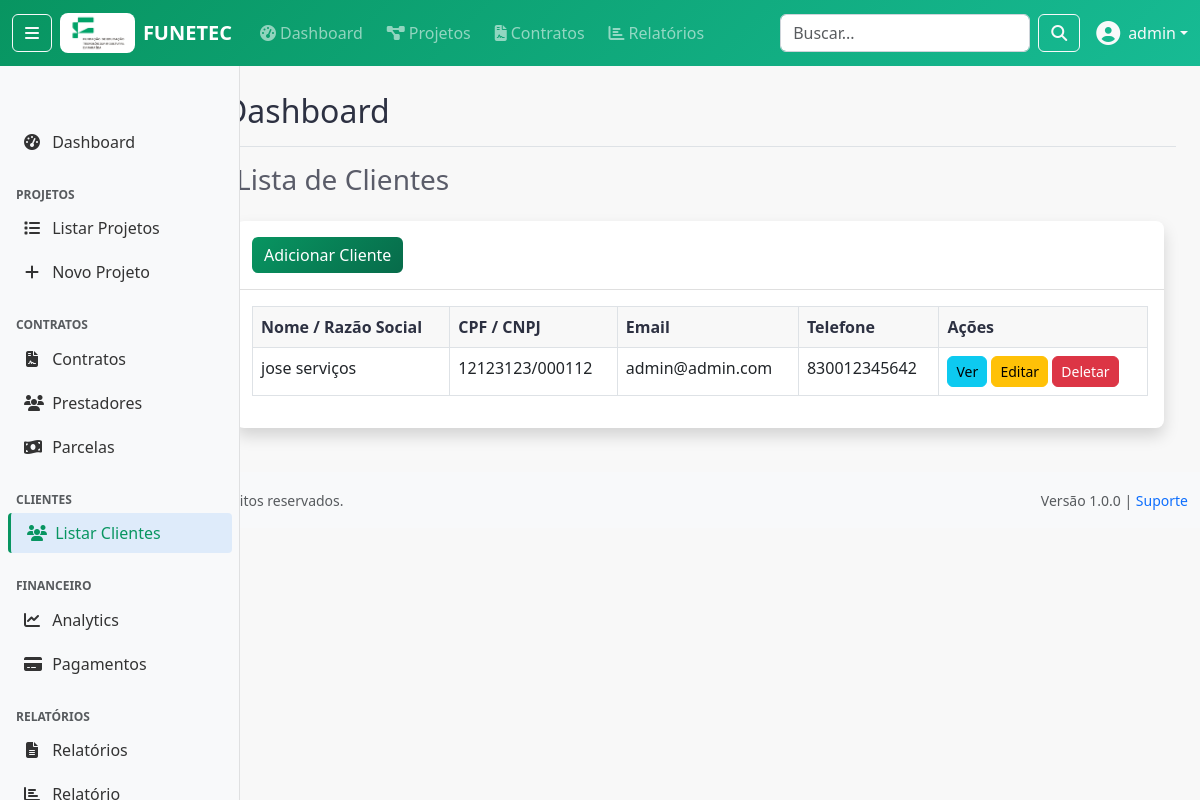
Page /clientes/ (signed in) on the committed database.
### apps/accounts/models/user.py (models this page shows, shortened)
class User(AbstractUser):
    ROLE_CHOICES = [
        ('admin', 'Administrador'),
        ('ti', 'TI'),
        ('fiscal', 'Fiscal'),
        ('financeiro', 'Financeiro'),
        ('analista', 'Analista'),
        ('cliente', 'Cliente'),
    ]
    DEPARTMENT_CHOICES = [
        ('administrativo', 'Administrativo'),
        ('financeiro', 'Financeiro'),
        ('ti', 'Tecnologia da Informação'),
        ('fiscal', 'Fiscal'),
        ('operacional', 'Operacional'),
        ('diretoria', 'Diretoria'),
    ]
    cpf = models.CharField(
        'CPF', max_length=14, unique=True, null=True, blank=True,
        validators=[RegexValidator(
            regex=r'^\d{3}\.\d{3}\.\d{3}-\d{2}$|^\d{11}$',
            message='CPF deve estar no formato XXX.XXX.XXX-XX ou apenas números'
        )]
    )
    telefone = models.CharField('Telefone', max_length=20, blank=True)
    role = models.CharField('Função', max_length=20, choices=ROLE_CHOICES, default='analista')
    department = models.CharField('Departamento', max_length=30, choices=DEPARTMENT_CHOICES, blank=True)
    is_cliente_externo = models.BooleanField('Cliente Externo', default=False, help_text='Indica se é um cliente externo da FUNETEC')
    last_activity = models.DateTimeField('Última Atividade', null=True, blank=True)
    class Meta:
        verbose_name = 'Usuário'
        verbose_name_plural = 'Usuários'
        ordering = ['-date_joined']
        permissions = [
            ('can_manage_users', 'Pode gerenciar usuários'),
            ('can_view_financial_data', 'Pode ver dados financeiros'),
            ('can_manage_contracts', 'Pode gerenciar contratos'),
            ('can_manage_projects', 'Pode gerenciar projetos'),
            ('can_generate_reports', 'Pode gerar relatórios'),
        ]
    def __str__(self):
        return self.get_full_name() or self.username
    def is_admin(self):
        return self.role == 'admin' or self.is_superuser
    def is_cliente(self):
        return self.role == 'cliente' or self.is_cliente_externo
    def can_manage_projects(self):
        return self.is_admin() or self.has_perm('accounts.can_manage_projects')
    def can_view_financial_data(self):
        return self.role in ['admin', 'financeiro', 'fiscal'] or self.has_perm('accounts.can_view_financial_data')
    def can_manage_contracts(self):
        return self.role in ['admin', 'financeiro'] or self.has_perm('accounts.can_manage_contracts')
    def can_generate_reports(self):
        return not self.is_cliente() or self.has_perm('accounts.can_generate_reports')
    def can_manage_users(self):
        """Verificar se pode gerenciar usuários"""
        return self.is_admin() or self.has_perm('accounts.can_manage_users')

### apps/clientes/models.py (models this page shows)
class Cliente(BaseModel):
    TIPO_PESSOA_CHOICES = (
        ('F', 'Física'),
        ('J', 'Jurídica'),
    )
    tipo_pessoa = models.CharField(max_length=1, choices=TIPO_PESSOA_CHOICES)
    nome = models.CharField(max_length=255, help_text="Nome completo para Pessoa Física.")
    razao_social = models.CharField(max_length=255, blank=True, null=True, help_text="Razão Social para Pessoa Jurídica.")
    cpf = models.CharField(max_length=14, unique=True, blank=True, null=True)
    cnpj = models.CharField(max_length=18, unique=True, blank=True, null=True)
    email = models.EmailField(unique=True)
    telefone = models.CharField(max_length=20, blank=True, null=True)
    def __str__(self):
        return self.nome if self.tipo_pessoa == 'F' else self.razao_social

### apps/clientes/views.py (the view)
# urls.py: path('', ClienteListView.as_view(), name='cliente-list'),
class ClienteListView(LoginRequiredMixin, ListView):
    model = Cliente
    template_name = 'clientes/cliente_list.html'
    context_object_name = 'clientes'

### templates/clientes/cliente_list.html (shortened to what this page needs)
{% extends 'base/base.html' %}
{% block content %}
<div class="container-fluid">
    <h1 class="h3 mb-4 text-gray-800">Lista de Clientes</h1>
    <div class="card shadow mb-4">
        <div class="card-header py-3">
            <a href="{% url 'clientes:cliente-create' %}" class="btn btn-primary">Adicionar Cliente</a>
        </div>
        <div class="card-body">
            <div class="table-responsive">
                <table class="table table-bordered" id="dataTable" width="100%" cellspacing="0">
                    <thead>
                        <tr>
                            <th>Nome / Razão Social</th>
                            <th>CPF / CNPJ</th>
                            <th>Email</th>
                            <th>Telefone</th>
                            <th>Ações</th>
                        </tr>
                    </thead>
                    <tbody>
                        {% for cliente in clientes %}
                        <tr>
                            <td>{{ cliente }}</td>
                            <td>{{ cliente.cpf|default:cliente.cnpj }}</td>
                            <td>{{ cliente.email }}</td>
                            <td>{{ cliente.telefone }}</td>
                            <td>
                                <a href="{% url 'clientes:cliente-detail' cliente.pk %}" class="btn btn-info btn-sm">Ver</a>
                                <a href="{% url 'clientes:cliente-update' cliente.pk %}" class="btn btn-warning btn-sm">Editar</a>
                                <a href="{% url 'clientes:cliente-delete' cliente.pk %}" class="btn btn-danger btn-sm">Deletar</a>
                            </td>
                        </tr>
                        {% endfor %}
                    </tbody>
                </table>
            </div>
        </div>
    </div>
</div>
{% endblock %}

### templates/base/navbar.html (shortened to what this page needs)
{% load static %}
<nav class="navbar navbar-expand-md navbar-dark fixed-top" style="background: linear-gradient(135deg, #089561 0%, #17BB94 100%);">
    <div class="container-fluid">
        {% if user.is_authenticated %}
            <button class="btn btn-outline-light me-2" type="button" id="sidebarToggle" title="Recolher/Expandir Menu"
                    aria-label="Toggle sidebar" aria-pressed="false">
                <i class="fas fa-bars"></i>
            </button>
        {% endif %}
        <a class="navbar-brand d-flex align-items-center" href="{% url 'dashboard:index' %}">
            <img src="{% static 'img/logo_funetec.jpg' %}" alt="FUNETEC" height="40" class="me-2" style="border-radius: 8px;">
            FUNETEC
        </a>
        <div class="collapse navbar-collapse" id="navbarNav">
            {% if user.is_authenticated %}
                <ul class="navbar-nav me-auto">
                    <li class="nav-item">
                        <a class="nav-link" href="{% url 'dashboard:index' %}">
                            <i class="fas fa-tachometer-alt me-1"></i>Dashboard
                        </a>
                    </li>
                    {% if user.can_manage_projects %}
                        <li class="nav-item">
                            <a class="nav-link" href="{% url 'projetos:projeto_list' %}">
                                <i class="fas fa-project-diagram me-1"></i>Projetos
                            </a>
                        </li>
                    {% endif %}
                    {% if user.can_manage_contracts %}
                        <li class="nav-item">
                            <a class="nav-link" href="{% url 'contratos:contrato_list' %}">
                                <i class="fas fa-file-contract me-1"></i>Contratos
                            </a>
                        </li>
                    {% endif %}
                    {% if user.can_view_financial_data %}
                        <li class="nav-item">
                            <a class="nav-link" href="{% url 'relatorios:relatorio_list' %}">
                                <i class="fas fa-chart-bar me-1"></i>Relatórios
                            </a>
                        </li>
                    {% endif %}
                </ul>
                <form class="d-flex me-3" method="get" action="{% url 'dashboard:index' %}">
                    <input class="form-control me-2" type="search" placeholder="Buscar..." name="q"
                           value="{{ request.GET.q }}" style="width: 250px;">
                    <button class="btn btn-outline-light" type="submit">
                        <i class="fas fa-search"></i>
                    </button>
                </form>
                <div class="dropdown">
                    <a class="nav-link dropdown-toggle text-light d-flex align-items-center" href="#"
                       id="userDropdown" role="button" data-bs-toggle="dropdown">
                        {% if user.avatar %}
                            <img src="{{ user.avatar.url }}" class="rounded-circle me-2" width="32" height="32">
                        {% else %}
                            <i class="fas fa-user-circle me-2 fs-4"></i>
                        {% endif %}
                        {{ user.get_full_name|default:user.username }}
                    </a>
                </div>
            {% endif %}
        </div>
    </div>
</nav>

### static/css/base.css (style rules this page uses)
* { box-sizing: border-box; }
:root { --primary-color: #089561; --secondary-color: #17BB94; --success-color: #089561; --warning-color: #ffc107; --danger-color: #dc3545; --info-color: #17BB94; --dark-color: #2D3142; --light-color: #F8F8F8; --white-color: #FFFFFF; --navbar-height: 56px; --sidebar-width: 240px; --sidebar-collapsed-width: 60px; }
body { font-family: 'Segoe UI', Tahoma, Geneva, Verdana, sans-serif; background-color: var(--light-color); color: var(--dark-color); padding-top: var(--navbar-height); }
.navbar-brand { font-weight: 700; font-size: 1.25rem; }
.navbar-nav .nav-link { font-weight: 500; padding: 0.5rem 1rem; border-radius: 0.25rem; margin: 0 0.25rem; transition: all 0.15s ease-in-out; }
.card { border: none; box-shadow: 0 0.125rem 0.25rem rgba(0, 0, 0, 0.075); border-radius: 0.5rem; transition: box-shadow 0.15s ease-in-out; }
.card-header { background-color: transparent; border-bottom: 1px solid rgba(0, 0, 0, 0.125); font-weight: 600; }
.btn { font-weight: 500; border-radius: 0.375rem; transition: all 0.15s ease-in-out; }
.btn-primary { background: linear-gradient(135deg, var(--primary-color) 0%, #076b4a 100%); border: none; color: var(--white-color); }
.form-control { border-radius: 0.375rem; border: 1px solid #ced4da; transition: all 0.15s ease-in-out; }
.table { background-color: white; }
.table th { border-top: none; font-weight: 600; background-color: var(--light-color); color: var(--dark-color); }
.text-gray-800 { color: #5a5c69 !important; }

### static/css/dashboard.css (style rules this page uses)
.text-gray-800 { color: #5a5c69 !important; }

### rows in the picture
User: get_full_name "admin"
Cliente: tipo_pessoa+razao_social "jose serviços", cpf "12123123/000112", email "admin@admin.com", telefone "830012345642"
